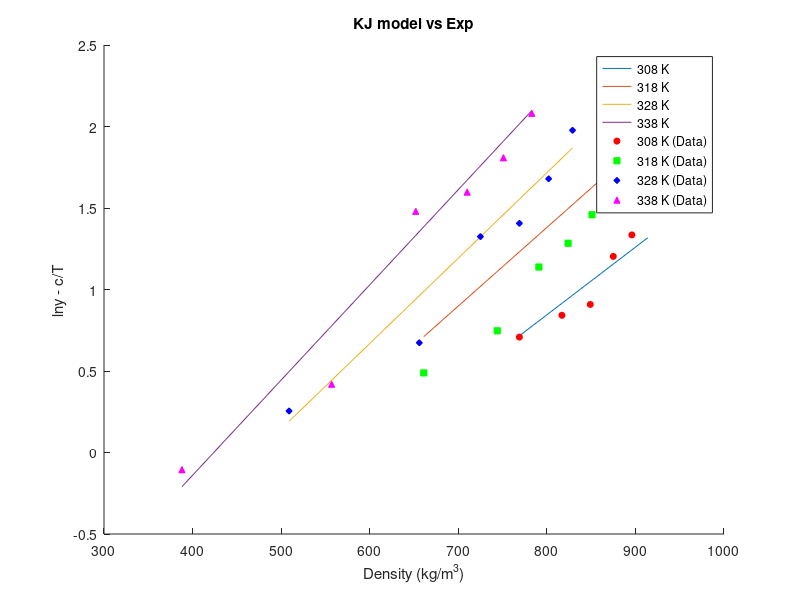
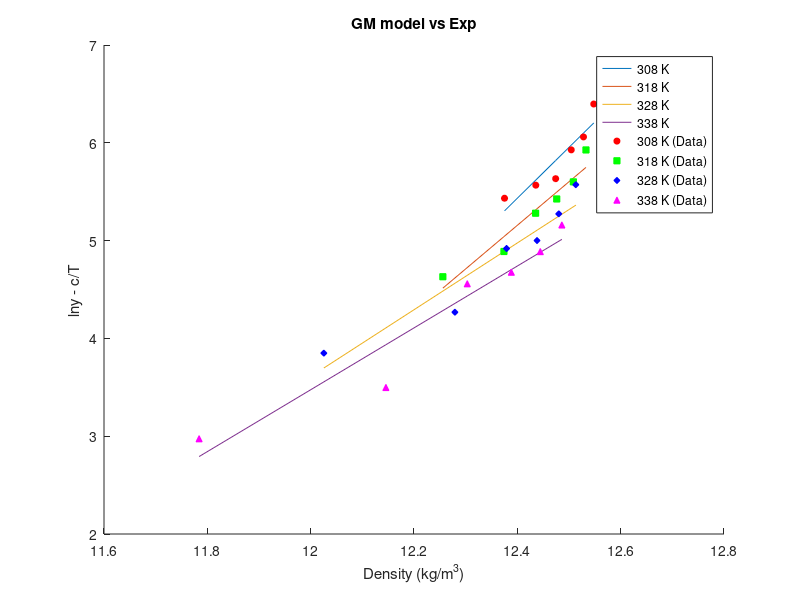
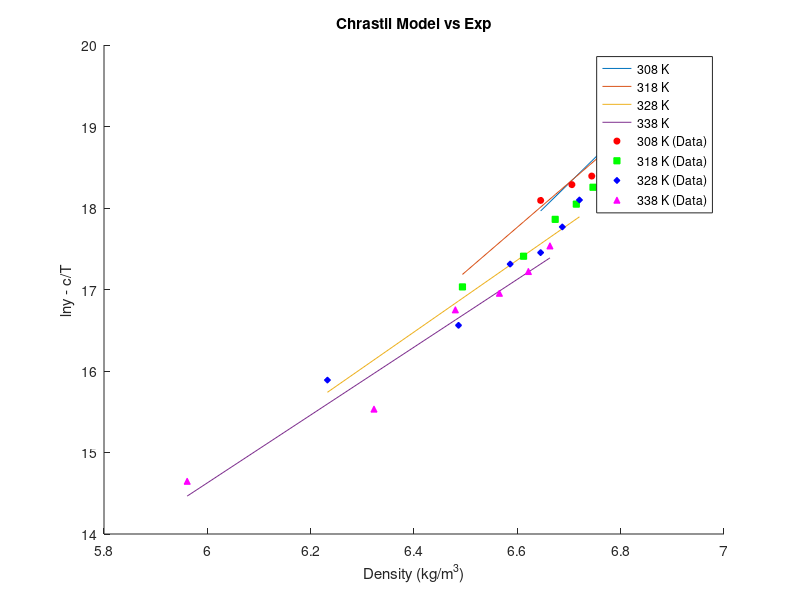
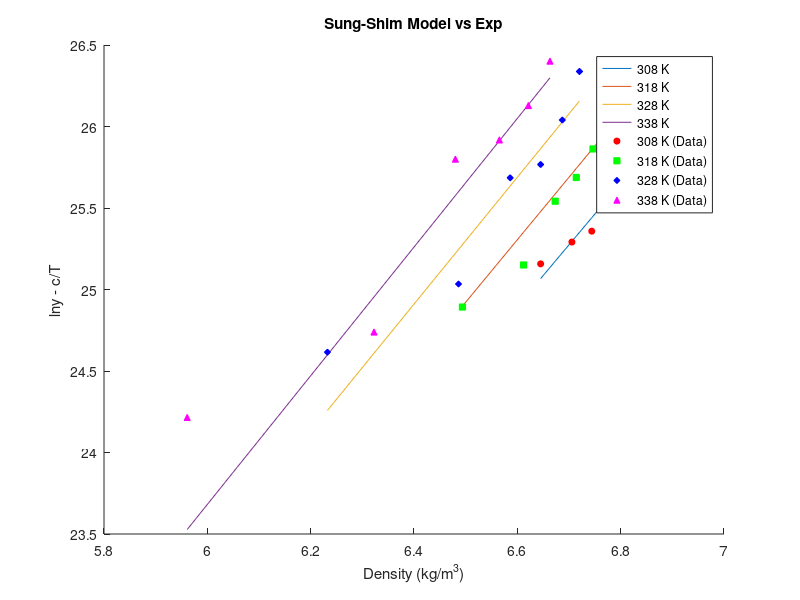

Write the MATLAB code that produced these figures, in order. (Note: this script raises an error after producing the figures.)
clear;
% SC CO2 Thermo info
T_c_CO2 = 304.18;       % Critical Temp [Kelvin]
P_c_CO2 = 73.8;         % Critical Pressure [bar]
omega_CO2 = 0.225;      % Omega [-]

% Drug Thermo info
T_c_drug = 1149.5;      % Critical Temp [Kelvin]
P_c_drug = 10.57;       % Critical Pressure [bar]
omega_drug = 2.0964;    % Omega [-]

% Genral info
T = [308 318 328 338];              % Temp range

k_ij = [0.103 0.117 0.126 0.134];   % Binary interaction parameter for PR/KM EoS
R = 8.314;                          % Gas Constant [J/mol·K]

Mw_drug = 598.5;
Mw_CO2 = 44.01;
Mw_methanol = 32.04;

P = [120 150 180 210 240 270];                      % Pressure [bar]

rho_CO2 =   [769 817 849 875 896 914;
            661 744 791 824 851 872;
            509 656 725 769 802 829;
            388 557 652 710 751 783];               % Density [kg/m3]

y_1 =   [2.03 2.32 2.48 3.33 3.80 5.32;
        1.63 2.11 3.12 3.61 4.30 5.96;
        1.29 1.96 3.76 4.08 5.36 7.22;
        0.90 1.52 4.39 4.94 6.10 8.01]/10^6;        % mole fraction

y_b =   [2.03 2.32 2.48 3.33 3.80 5.32;
        1.63 2.11 3.12 3.61 4.30 5.96;
        1.29 1.96 3.76 4.08 5.36 7.22;
        0.90 1.52 4.39 4.94 6.10 8.01];        % mole fraction

S = zeros(4,6);
for j=1:4
    for i=1:6
        S(j,i) = (rho_CO2(j,i) * y_1(j,i) * Mw_drug)/(Mw_CO2 * (1 - y_1(j,i)));
    end
end
% S = S*100;
% C_drug = [0.021 0.026 0.029 0.039 0.046 0.066];     % solubility or concentration [g/L]


y_a = y_b/10^6;

ln_y_b = log(y_b);
ln_y_a = log(y_a);

% KJ Model info
a_KJ = -2.4761;
b_KJ = [0.0041509,0.0048209,0.0052409,0.0058409];
c_KJ = -4550.5306;

ln_y_KJ = zeros(4,6);
ln_y_KJ_cT = zeros(4,6);

for n=1:4
    for i=1:6
        ln_y_KJ(n,i) = a_KJ + b_KJ(n)*rho_CO2(n,i) + c_KJ/T(n);
        ln_y_KJ_cT(n,i) = ln_y_KJ(n,i) - c_KJ/T(n);

    end
end

figure(1);
hold on;

% Plot lines
plot(rho_CO2(1,:), ln_y_KJ_cT(1,:), 'DisplayName', '308 K');
plot(rho_CO2(2,:), ln_y_KJ_cT(2,:), 'DisplayName', '318 K');
plot(rho_CO2(3,:), ln_y_KJ_cT(3,:), 'DisplayName', '328 K');
plot(rho_CO2(4,:), ln_y_KJ_cT(4,:), 'DisplayName', '338 K');

% Scatter points
scatter(rho_CO2(1,:), ln_y_b(1,:), 20, 'r', 'o', 'MarkerFaceColor', 'r', 'DisplayName', '308 K (Data)');
scatter(rho_CO2(2,:), ln_y_b(2,:), 20, 'g', 's', 'MarkerFaceColor', 'g', 'DisplayName', '318 K (Data)');
scatter(rho_CO2(3,:), ln_y_b(3,:), 20, 'b', 'd', 'MarkerFaceColor', 'b', 'DisplayName', '328 K (Data)');
scatter(rho_CO2(4,:), ln_y_b(4,:), 20, 'm', '^', 'MarkerFaceColor', 'm', 'DisplayName', '338 K (Data)');

xlabel('Density (kg/m^3)');
ylabel('lny - c/T');

legend('Location', 'best');
title('KJ model vs Exp');



% GM Model info
a_GM = [-59.074,-50.113,-37.359,-34.48];
b_GM = -5710.4987;
c_GM = [5.2022,4.4572,3.4141,3.1629];

ln_y_GM = zeros(4,6);
y_axis = zeros(4,6);
x_axis = zeros(4,6);

y_GM = zeros(4,6);
for n=1:4
    for i=1:6
        ln_y_GM(n,i) = a_GM(n) + b_GM/T(n) + c_GM(n)*log(rho_CO2(n,i)*T(n));
        y_axis(n,i) = ln_y_GM(n,i) - b_GM/T(n);
        x_axis(n,i) = log(rho_CO2(n,i)*T(n));
        y_GM(n,i) = ln_y_a(n,i) - b_GM/T(n);
    end
end 

figure(2);
hold on;

% Plot lines
plot(x_axis(1,:), y_axis(1,:), 'DisplayName', '308 K');
plot(x_axis(2,:), y_axis(2,:), 'DisplayName', '318 K');
plot(x_axis(3,:), y_axis(3,:), 'DisplayName', '328 K');
plot(x_axis(4,:), y_axis(4,:), 'DisplayName', '338 K');

% Scatter points
scatter(x_axis(1,:), y_GM(1,:), 20, 'r', 'o', 'MarkerFaceColor', 'r', 'DisplayName', '308 K (Data)');
scatter(x_axis(2,:), y_GM(2,:), 20, 'g', 's', 'MarkerFaceColor', 'g', 'DisplayName', '318 K (Data)');
scatter(x_axis(3,:), y_GM(3,:), 20, 'b', 'd', 'MarkerFaceColor', 'b', 'DisplayName', '328 K (Data)');
scatter(x_axis(4,:), y_GM(4,:), 20, 'm', '^', 'MarkerFaceColor', 'm', 'DisplayName', '338 K (Data)');

xlabel('Density (kg/m^3)');
ylabel('lny - c/T');

legend('Location', 'best');
title('GM model vs Exp');


% Chrastil Model info
a_Chrastil = [6.2022, 5.4572, 4.41441, 4.1629];
b_Chrastil = [-23.251, -18.253, -11.774, -10.35];
c_Chrastil = -6759.0921;

lnS = zeros(4,6);
lnS_cT = zeros(4,6);
ln_rho = log(rho_CO2);
lnS_exp = log(S);
lnS_exp_cT = zeros(4,6);
for n=1:4
    for i=1:6
        lnS(n,i) = a_Chrastil(n)*log(rho_CO2(n,i)) + b_Chrastil(n) + c_Chrastil/T(n);
        lnS_cT(n,i) = lnS(n,i) - c_Chrastil/T(n);
        lnS_exp_cT (n,i) = lnS_exp(n,i) - c_Chrastil/T(n);
    end
end


figure(3);
hold on;

% Plot lines
plot(ln_rho(1,:), lnS_cT(1,:), 'DisplayName', '308 K');
plot(ln_rho(2,:), lnS_cT(2,:), 'DisplayName', '318 K');
plot(ln_rho(3,:), lnS_cT(3,:), 'DisplayName', '328 K');
plot(ln_rho(4,:), lnS_cT(4,:), 'DisplayName', '338 K');

% Scatter points
scatter(ln_rho(1,:), lnS_exp_cT(1,:), 20, 'r', 'o', 'MarkerFaceColor', 'r', 'DisplayName', '308 K (Data)');
scatter(ln_rho(2,:), lnS_exp_cT(2,:), 20, 'g', 's', 'MarkerFaceColor', 'g', 'DisplayName', '318 K (Data)');
scatter(ln_rho(3,:), lnS_exp_cT(3,:), 20, 'b', 'd', 'MarkerFaceColor', 'b', 'DisplayName', '328 K (Data)');
scatter(ln_rho(4,:), lnS_exp_cT(4,:), 20, 'm', '^', 'MarkerFaceColor', 'm', 'DisplayName', '338 K (Data)');

xlabel('Density (kg/m^3)');
ylabel('lny - c/T');

legend('Location', 'best');
title('Chrastil Model vs Exp');

% Bartle et al. Model info
% This model has an issue in the paper
a_Bartle = 13.2886;
b_Bartle = 9.0827;
c_Bartle = -6845.6966;


% Sung-Shim Model info
a_Sung = 5.7399;
b_Sung = -606.0322;
c_Sung = -447.5124;
d_Sung = -36.8120;

ln_y_Sung = zeros(4,6);
ln_y_Sung_cT = zeros(4,6);
ln_y_exp_ct = zeros(4,6);
for n=1:4
    for i=1:6
    ln_y_Sung(n,i) = (a_Sung + (b_Sung/T(n)))*(log(rho_CO2(n,i))) + (c_Sung/T(n)) + d_Sung;
    ln_y_Sung_cT(n,i) = ln_y_Sung(n,i) - ((c_Sung/T(n)) + d_Sung);
    ln_y_exp_ct(n,i) = ln_y_a(n,i) - ((c_Sung/T(n)) + d_Sung);
    end
end

figure(4);
hold on;

% Plot lines
plot(ln_rho(1,:), ln_y_Sung_cT(1,:), 'DisplayName', '308 K');
plot(ln_rho(2,:), ln_y_Sung_cT(2,:), 'DisplayName', '318 K');
plot(ln_rho(3,:), ln_y_Sung_cT(3,:), 'DisplayName', '328 K');
plot(ln_rho(4,:), ln_y_Sung_cT(4,:), 'DisplayName', '338 K');

% Scatter points
scatter(ln_rho(1,:), ln_y_exp_ct(1,:), 20, 'r', 'o', 'MarkerFaceColor', 'r', 'DisplayName', '308 K (Data)');
scatter(ln_rho(2,:), ln_y_exp_ct(2,:), 20, 'g', 's', 'MarkerFaceColor', 'g', 'DisplayName', '318 K (Data)');
scatter(ln_rho(3,:), ln_y_exp_ct(3,:), 20, 'b', 'd', 'MarkerFaceColor', 'b', 'DisplayName', '328 K (Data)');
scatter(ln_rho(4,:), ln_y_exp_ct(4,:), 20, 'm', '^', 'MarkerFaceColor', 'm', 'DisplayName', '338 K (Data)');

xlabel('Density (kg/m^3)');
ylabel('lny - c/T');

legend('Location', 'best');
title('Sung-Shim Model vs Exp');




figure(5);
% Subplot 1: Solubility vs. Pressure (S)
subplot(2,2,1);
hold on;
scatter(P, S(1,:), 20, 'r', 'o', 'MarkerFaceColor', 'r');  
scatter(P, S(2,:), 20, 'g', 's', 'MarkerFaceColor', 'g');  
scatter(P, S(3,:), 20, 'b', 'd', 'MarkerFaceColor', 'b');  
scatter(P, S(4,:), 20, 'm', '^', 'MarkerFaceColor', 'm');  
xlabel('Pressure [bar]');
ylabel('Drug solubility');
title('Solubility vs. Pressure (S)');
legend('T = 308 K', 'T = 318 K', 'T = 328 K', 'T = 338 K');
xlim([115 280]);
ytickformat('%.2f');

% Subplot 2: Solubility vs. Pressure (y_b)
subplot(2,2,2);
hold on;
scatter(P, y_b(1,:), 20, 'r', 'o', 'MarkerFaceColor', 'r');
scatter(P, y_b(2,:), 20, 'g', 's', 'MarkerFaceColor', 'g');  
scatter(P, y_b(3,:), 20, 'b', 'd', 'MarkerFaceColor', 'b');  
scatter(P, y_b(4,:), 20, 'm', '^', 'MarkerFaceColor', 'm');  
xlabel('Pressure [bar]');
ylabel('Drug solubility');
title('Solubility vs. Pressure (y_b)');
legend('T = 308 K', 'T = 318 K', 'T = 328 K', 'T = 338 K');
xlim([115 280]);
ytickformat('%.2f');
yticks(0.4:1:8.4);

% Subplot 3: Solubility vs. Density (S)
subplot(2,2,3);
hold on;
scatter(rho_CO2(1,:), S(1,:), 20, 'r', 'o', 'MarkerFaceColor', 'r');
scatter(rho_CO2(2,:), S(2,:), 20, 'g', 's', 'MarkerFaceColor', 'g');
scatter(rho_CO2(3,:), S(3,:), 20, 'b', 'd', 'MarkerFaceColor', 'b');
scatter(rho_CO2(4,:), S(4,:), 20, 'm', '^', 'MarkerFaceColor', 'm');
xlabel('Density [kg/m3]');
ylabel('Drug solubility');
title('Solubility vs. Density (S)');
legend('T = 308 K', 'T = 318 K', 'T = 328 K', 'T = 338 K');
xlim([260 960]);

% Subplot 4: Solubility vs. Density (y_b)
subplot(2,2,4);
hold on;
scatter(rho_CO2(1,:), y_b(1,:), 20, 'r', 'o', 'MarkerFaceColor', 'r');
scatter(rho_CO2(2,:), y_b(2,:), 20, 'g', 's', 'MarkerFaceColor', 'g');
scatter(rho_CO2(3,:), y_b(3,:), 20, 'b', 'd', 'MarkerFaceColor', 'b');
scatter(rho_CO2(4,:), y_b(4,:), 20, 'm', '^', 'MarkerFaceColor', 'm');
xlabel('Density [kg/m3]');
ylabel('Drug solubility');
title('Solubility vs. Density (y_b)');
legend('T = 308 K', 'T = 318 K', 'T = 328 K', 'T = 338 K');
xlim([260 960]);
ytickformat('%.2f');
yticks(0.4:1:8.4);
